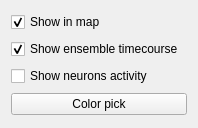
                <widget class="QWidget" name="page_6">
                 <property name="geometry">
                  <rect>
                   <x>0</x>
                   <y>0</y>
                   <width>198</width>
                   <height>128</height>
                  </rect>
                 </property>
                 <attribute name="label">
                  <string>Xsembles2P</string>
                 </attribute>
                 <layout class="QVBoxLayout" name="verticalLayout_72">
                  <item>
                   <widget class="QCheckBox" name="enscomp_check_coords_x2p">
                    <property name="text">
                     <string>Show in map</string>
                    </property>
                    <property name="checked">
                     <bool>true</bool>
                    </property>
                   </widget>
                  </item>
                  <item>
                   <widget class="QCheckBox" name="enscomp_check_ens_x2p">
                    <property name="text">
                     <string>Show ensemble timecourse</string>
                    </property>
                    <property name="checked">
                     <bool>true</bool>
                    </property>
                    <property name="autoExclusive">
                     <bool>false</bool>
                    </property>
                   </widget>
                  </item>
                  <item>
                   <widget class="QCheckBox" name="enscomp_check_neus_x2p">
                    <property name="text">
                     <string>Show neurons activity</string>
                    </property>
                   </widget>
                  </item>
                  <item>
                   <widget class="QPushButton" name="enscomp_btn_color_x2p">
                    <property name="text">
                     <string>Color pick</string>
                    </property>
                   </widget>
                  </item>
                 </layout>
                </widget>
